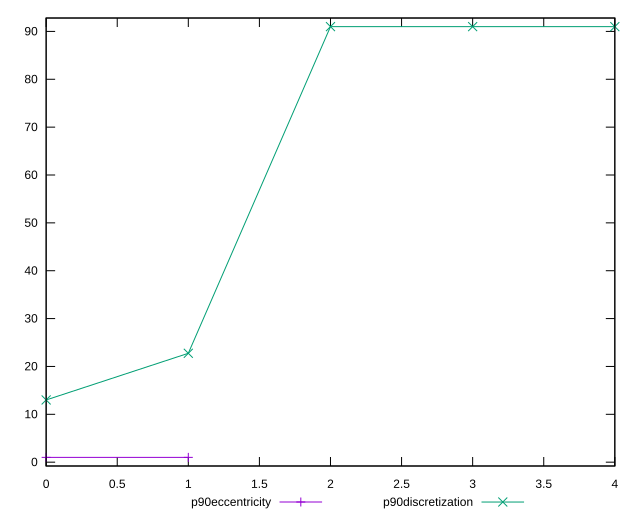

gnuplot code for this plot:
reset

$p90Eccentricity <<EOF
0 0.9999999999999999
1 1.0000000000000009
EOF

$p90Discretization <<EOF
0 13
1 22.75
2 91
3 91
4 91
EOF

set key outside below
set xrange [0:4]
set yrange [-0.8000000000000002:92.8]
set trange [-0.8000000000000002:92.8]
set terminal svg size 640, 520 enhanced background rgb 'white'
set output "report_00009_2021-02-08T22-37-41.559Z/unminified-css/progression/eccentricity.svg"

plot $p90Eccentricity title "p90eccentricity" with linespoints, \
     $p90Discretization title "p90discretization" with linespoints

reset
